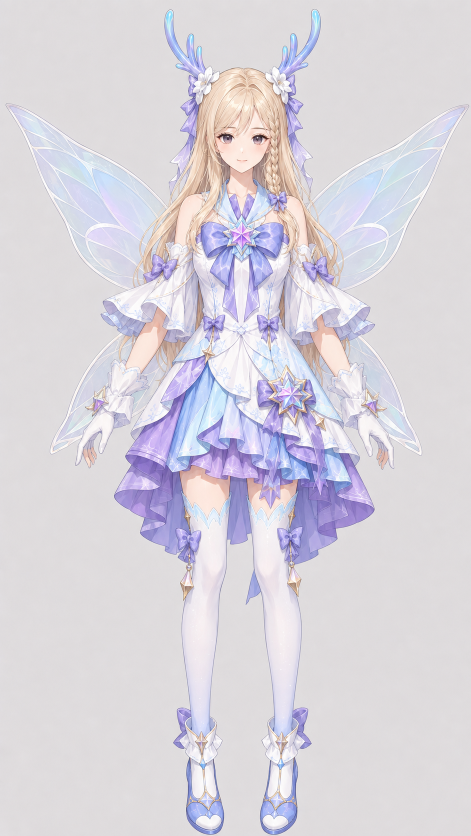
#> input picture runtime/moonlight-yao-live2d/layering/20260821T053223Z-2489ff/source-upload.png, 941 x 1672 px (shown at 1/2 size)
$ python acquire_layered_psd.py ../../../runtime/moonlight-yao-live2d/layering/20260821T053223Z-2489ff/source-upload.png
#> lines starting #> are read from the running program, lines starting #| are printed output that depends on the picture
from __future__ import annotations

import argparse
import hashlib
import json
import mimetypes
import re
import secrets
import shutil
import subprocess
import sys
import urllib.error
import urllib.parse
import urllib.request
from datetime import datetime, timezone
from pathlib import Path
from typing import Any

from PIL import Image, ImageChops, ImageDraw, ImageEnhance, ImageFont, ImageOps, ImageStat
from psd_tools import PSDImage

from finalize_psd_review import ReviewFinalizationError, finalize_review


DEFAULT_SERVICE_URL = "https://ljsabc-see-through.ms.show"
ENDPOINT_NAME = "/inference"
USER_AGENT = "Mozilla/5.0 (Windows NT 10.0; Win64; x64) AppleWebKit/537.36 Chrome/140 Safari/537.36"
MANUAL_URL = "https://modelscope.cn/studios/ljsabc/See-Through/?st=1WIdxVcPQ8ylM43-0Vr14FQ"
MAX_INFERENCE_ATTEMPTS = 2


class AcquisitionError(RuntimeError):
    pass


# [81 lines left out: functions _json_request, _upload, _read_sse, _remote_url, _download, not called in this run]


def _validate_psd(path: Path) -> None:
    if path.stat().st_size <= 4 or path.read_bytes()[:4] != b"8BPS":
        raise AcquisitionError(f"Downloaded file is not a valid PSD container: {path}")


# [19 lines left out: function _check_api, not called in this run]


def _new_run_directory(output_root: Path) -> Path:
    output_root.mkdir(parents=True, exist_ok=True)
    run_id = datetime.now(timezone.utc).strftime("%Y%m%dT%H%M%SZ") + f"-{secrets.token_hex(3)}"
    run_directory = output_root / run_id
    run_directory.mkdir()
    return run_directory


def _write_json(path: Path, value: Any) -> None:
    path.write_text(json.dumps(value, ensure_ascii=False, indent=2) + "\n", encoding="utf-8")


def _sha256(path: Path) -> str:
    digest = hashlib.sha256()
    with path.open("rb") as source:
        while chunk := source.read(1024 * 1024):
            digest.update(chunk)
    return digest.hexdigest()


def _exclusive_copy(source: Path, destination: Path) -> None:
    with source.open("rb") as input_file, destination.open("xb") as output_file:
        shutil.copyfileobj(input_file, output_file, length=1024 * 1024)


def _prepare_source(image_path: Path, run_directory: Path, canvas_size: tuple[int, int]) -> dict[str, Any]:
#> called with canvas_size = (1024, 1024)
    suffix = image_path.suffix.lower() or ".image"
    source_copy = run_directory / f"source-original{suffix}"
    _exclusive_copy(image_path, source_copy)

    with Image.open(source_copy) as opened:
#> opened is the input picture: PIL image 941x1672 RGB; mean R, G, B 216.9, 212.7, 221
        source = ImageOps.exif_transpose(opened)
        source_mode = source.mode
#> source_mode = 'RGB'
        width, height = source.size
#> width = 941; height = 1672
        if width <= 0 or height <= 0:
            raise AcquisitionError("Input image has invalid dimensions")
        source_rgba = source.convert("RGBA")
        alpha = source_rgba.getchannel("A")
#> alpha: PIL image 941x1672 L; every value is 255
        alpha_min, alpha_max = alpha.getextrema()
#> alpha_min = 255; alpha_max = 255
        source_rgb = Image.alpha_composite(Image.new("RGBA", source.size, (255, 255, 255, 255)), source_rgba).convert("RGB")
        source_upload_path = run_directory / "source-upload.png"
        source_rgb.save(source_upload_path)
        square_side = max(width, height)
#> square_side = 1672
        square = Image.new("RGB", (square_side, square_side), (255, 255, 255))
#> square: PIL image 1672x1672 RGB; every value is 255
        offset = ((square_side - width) // 2, (square_side - height) // 2)
#> offset = (365, 0)
        square.paste(source_rgb, offset)
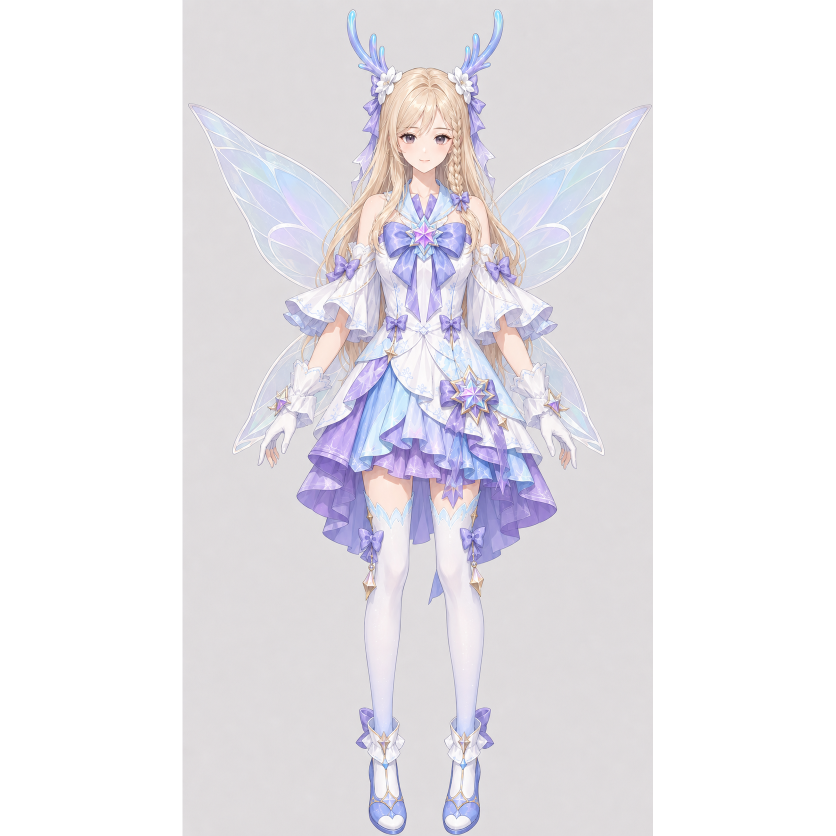
#> square: PIL image 1672x1672 RGB (shown at 1/2 size); mean R, G, B 233.5, 231.2, 235.8
        normalized = square.resize(canvas_size, Image.Resampling.LANCZOS)
        normalized_path = run_directory / "source-normalized.png"
        normalized.save(normalized_path)

    return {
        "originalPath": str(image_path),
        "sourceOriginal": str(source_copy),
        "sourceUpload": str(source_upload_path),
        "sourceNormalized": str(normalized_path),
        "sha256": _sha256(source_copy),
        "uploadSha256": _sha256(source_upload_path),
        "normalizedSha256": _sha256(normalized_path),
        "bytes": source_copy.stat().st_size,
        "uploadBytes": source_upload_path.stat().st_size,
        "normalizedBytes": normalized_path.stat().st_size,
        "mode": source_mode,
        "dimensions": {"width": width, "height": height},
        "opaque": alpha_min == 255 and alpha_max == 255,
        "uploadOpaque": True,
        "uploadPreparation": "EXIF-corrected image composited on opaque white without resizing; this exact PNG is sent to See-Through",
        "normalizedCanvas": {"width": canvas_size[0], "height": canvas_size[1]},
        "normalization": "source-upload.png centered on a square white canvas followed by Lanczos resize",
    }


# [359 lines left out: functions _slugify_caption, _download_previews, _export_local_psd_previews, _preview_contact_sheet, _labeled_panel, _create_review_evidence and 4 more, not called in this run]


def acquire(args: argparse.Namespace) -> dict[str, Any]:
    service_url = args.service_url.rstrip("/")
    image_path = Path(args.input_image).resolve(strict=True)
    if not image_path.is_file():
        raise AcquisitionError(f"Input image is not a file: {image_path}")
    if not 768 <= args.resolution <= 1600:
        raise AcquisitionError("Resolution must be between 768 and 1600")
    if not 0 <= args.seed <= 9999:
        raise AcquisitionError("Seed must be between 0 and 9999")

    run_directory = _new_run_directory(Path(args.output_root).resolve())
    request_record = {
        "operation": "acquire-from-see-through",
        "serviceUrl": service_url,
        "endpoint": ENDPOINT_NAME,
        "inputImage": str(image_path),
        "resolution": args.resolution,
        "seed": args.seed,
        "splitLimbs": args.split_limbs,
        "maximumTransportAttempts": MAX_INFERENCE_ATTEMPTS,
        "createdAt": datetime.now(timezone.utc).isoformat(),
    }
    _write_json(run_directory / "request.json", request_record)
    source_record: dict[str, Any] | None = None
    try:
        source_record = _prepare_source(image_path, run_directory, (args.resolution, args.resolution))
        request_record["source"] = source_record
        _write_json(run_directory / "request.json", request_record)
        _check_api(service_url, args.timeout)
        response_data = _run_inference_with_retry(
            service_url,
            Path(source_record["sourceUpload"]),
            args.resolution,
            args.seed,
            args.split_limbs,
            args.timeout,
            run_directory,
        )

        psd_value, gallery_value = response_data[0], response_data[1]
        psd_name = "layered.psd"
        if isinstance(psd_value, dict) and isinstance(psd_value.get("orig_name"), str):
            candidate_name = Path(psd_value["orig_name"]).name
            if candidate_name.lower().endswith(".psd"):
                psd_name = candidate_name
        psd_path = run_directory / psd_name
        _download(_remote_url(service_url, psd_value), psd_path, args.timeout)
        _validate_psd(psd_path)
        preview_records = _download_previews(gallery_value, service_url, run_directory, args.timeout)
        preview_contact_sheet = _preview_contact_sheet(preview_records, run_directory)
        inspect_report = _run_puppetloom_inspect(psd_path, run_directory, args.timeout)
        review_evidence = _create_review_evidence(Path(source_record["sourceNormalized"]), psd_path, run_directory)

        result = {
            "ok": True,
            "stage": "psd-review-evidence-generated",
            "scopeBoundary": "PSD-only: stop before PuppetLoom create, project creation, or rig specification unless the user explicitly asks to continue.",
            "readyForCreate": False,
            "runDirectory": str(run_directory),
            "source": source_record,
            "psd": str(psd_path),
            "psdBytes": psd_path.stat().st_size,
            "psdSha256": _sha256(psd_path),
            "previews": preview_records,
            "previewIndex": str(run_directory / "previews" / "index.json"),
            "previewContactSheet": preview_contact_sheet,
            "inspect": str(run_directory / "inspect.json"),
            "inspectSummary": _inspect_summary(inspect_report),
            "reviewEvidence": review_evidence,
            "request": str(run_directory / "request.json"),
            "response": str(run_directory / "response.json"),
            "attempts": str(run_directory / "attempts" / "index.json"),
            "next": "Open the normalized source, visible-layer recomposition, comparison sheet, and relevant layer previews; record accepted, accepted-with-repairs, or rejected in visual-review.json, then finalize it through the wrapper. Structural inspect or numeric metrics cannot accept the PSD.",
        }
        _write_json(run_directory / "result.json", result)
        return result
    except Exception as error:
        failure = {
            "ok": False,
            "runDirectory": str(run_directory),
            "source": source_record,
            "errorType": type(error).__name__,
            "error": str(error),
            "manualUrl": MANUAL_URL,
        }
        _write_json(run_directory / "result.json", failure)
        raise AcquisitionError(json.dumps(failure, ensure_ascii=False)) from error


# [60 lines left out: function review_existing, not called in this run]


def build_parser() -> argparse.ArgumentParser:
    parser = argparse.ArgumentParser(description="Acquire or locally review a layered PSD for PuppetLoom.")
    parser.add_argument("input_image", nargs="?", help="Approved local character image to upload")
    parser.add_argument("--resolution", type=int, default=1024)
    parser.add_argument("--seed", type=int, default=42)
    parser.add_argument("--split-limbs", action="store_true")
    parser.add_argument("--output-root", default=str(Path(__file__).resolve().parents[1] / "runtime" / "see-through"))
    parser.add_argument("--service-url", default=DEFAULT_SERVICE_URL)
    parser.add_argument("--timeout", type=int, default=900)
    parser.add_argument("--check", action="store_true", help="Validate the public API contract without uploading a file")
    parser.add_argument("--review-psd", help="Review an existing local PSD against input_image without uploading anything")
    parser.add_argument("--finalize-review", help="Validate visual-review.json and synchronize its decision into result.json")
    return parser


def main() -> int:
    parser = build_parser()
    args = parser.parse_args()
    try:
        if args.check and args.finalize_review:
            parser.error("--check and --finalize-review are mutually exclusive")
        if args.check:
            result = _check_api(args.service_url.rstrip("/"), args.timeout)
        elif args.finalize_review:
            if args.input_image or args.review_psd:
                parser.error("input_image and --review-psd cannot be used with --finalize-review")
            result = finalize_review(args.finalize_review)
        else:
            if not args.input_image:
                parser.error("input_image is required unless --check is used")
            result = review_existing(args) if args.review_psd else acquire(args)
        print(json.dumps(result, ensure_ascii=False, indent=2))
        return 0
    except (AcquisitionError, ReviewFinalizationError, OSError, urllib.error.URLError, json.JSONDecodeError) as error:
        print(json.dumps({"ok": False, "errorType": type(error).__name__, "error": str(error)}, ensure_ascii=False, indent=2), file=sys.stderr)
        return 1


if __name__ == "__main__":
#> (the run stopped early here; a loop or call above may not have finished)
